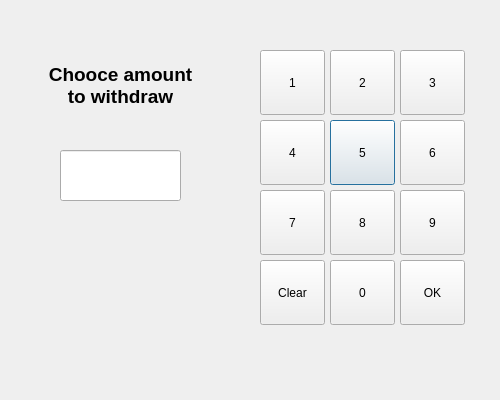
<?xml version="1.0" encoding="UTF-8"?>
<ui version="4.0">
 <class>OtherAmountWithdrawal</class>
 <widget class="QDialog" name="OtherAmountWithdrawal">
  <property name="geometry">
   <rect>
    <x>0</x>
    <y>0</y>
    <width>500</width>
    <height>400</height>
   </rect>
  </property>
  <property name="windowTitle">
   <string>Dialog</string>
  </property>
  <widget class="QLineEdit" name="textAmount">
   <property name="geometry">
    <rect>
     <x>60</x>
     <y>150</y>
     <width>121</width>
     <height>51</height>
    </rect>
   </property>
   <property name="font">
    <font>
     <pointsize>14</pointsize>
     <bold>true</bold>
    </font>
   </property>
  </widget>
  <widget class="QLabel" name="label_OA_header">
   <property name="geometry">
    <rect>
     <x>20</x>
     <y>50</y>
     <width>201</width>
     <height>71</height>
    </rect>
   </property>
   <property name="font">
    <font>
     <pointsize>14</pointsize>
     <bold>true</bold>
    </font>
   </property>
   <property name="text">
    <string>Chooce amount 
to withdraw</string>
   </property>
   <property name="alignment">
    <set>Qt::AlignmentFlag::AlignCenter</set>
   </property>
  </widget>
  <widget class="QPushButton" name="btn5">
   <property name="geometry">
    <rect>
     <x>330</x>
     <y>120</y>
     <width>65</width>
     <height>65</height>
    </rect>
   </property>
   <property name="text">
    <string>5</string>
   </property>
  </widget>
  <widget class="QPushButton" name="btn2">
   <property name="geometry">
    <rect>
     <x>330</x>
     <y>50</y>
     <width>65</width>
     <height>65</height>
    </rect>
   </property>
   <property name="text">
    <string>2</string>
   </property>
  </widget>
  <widget class="QPushButton" name="btn9">
   <property name="geometry">
    <rect>
     <x>400</x>
     <y>190</y>
     <width>65</width>
     <height>65</height>
    </rect>
   </property>
   <property name="text">
    <string>9</string>
   </property>
  </widget>
  <widget class="QPushButton" name="btn0">
   <property name="geometry">
    <rect>
     <x>330</x>
     <y>260</y>
     <width>65</width>
     <height>65</height>
    </rect>
   </property>
   <property name="text">
    <string>0</string>
   </property>
  </widget>
  <widget class="QPushButton" name="btnOK">
   <property name="geometry">
    <rect>
     <x>400</x>
     <y>260</y>
     <width>65</width>
     <height>65</height>
    </rect>
   </property>
   <property name="text">
    <string>OK</string>
   </property>
  </widget>
  <widget class="QPushButton" name="btn1">
   <property name="geometry">
    <rect>
     <x>260</x>
     <y>50</y>
     <width>65</width>
     <height>65</height>
    </rect>
   </property>
   <property name="text">
    <string>1</string>
   </property>
  </widget>
  <widget class="QPushButton" name="btn3">
   <property name="geometry">
    <rect>
     <x>400</x>
     <y>50</y>
     <width>65</width>
     <height>65</height>
    </rect>
   </property>
   <property name="text">
    <string>3</string>
   </property>
  </widget>
  <widget class="QPushButton" name="btn4">
   <property name="geometry">
    <rect>
     <x>260</x>
     <y>120</y>
     <width>65</width>
     <height>65</height>
    </rect>
   </property>
   <property name="text">
    <string>4</string>
   </property>
  </widget>
  <widget class="QPushButton" name="btnClear">
   <property name="geometry">
    <rect>
     <x>260</x>
     <y>260</y>
     <width>65</width>
     <height>65</height>
    </rect>
   </property>
   <property name="text">
    <string>Clear</string>
   </property>
  </widget>
  <widget class="QPushButton" name="btn6">
   <property name="geometry">
    <rect>
     <x>400</x>
     <y>120</y>
     <width>65</width>
     <height>65</height>
    </rect>
   </property>
   <property name="text">
    <string>6</string>
   </property>
  </widget>
  <widget class="QPushButton" name="btn8">
   <property name="geometry">
    <rect>
     <x>330</x>
     <y>190</y>
     <width>65</width>
     <height>65</height>
    </rect>
   </property>
   <property name="text">
    <string>8</string>
   </property>
  </widget>
  <widget class="QPushButton" name="btn7">
   <property name="geometry">
    <rect>
     <x>260</x>
     <y>190</y>
     <width>65</width>
     <height>65</height>
    </rect>
   </property>
   <property name="text">
    <string>7</string>
   </property>
  </widget>
  <widget class="QLabel" name="label_errorText">
   <property name="geometry">
    <rect>
     <x>30</x>
     <y>220</y>
     <width>211</width>
     <height>161</height>
    </rect>
   </property>
   <property name="font">
    <font>
     <pointsize>12</pointsize>
    </font>
   </property>
   <property name="text">
    <string/>
   </property>
   <property name="alignment">
    <set>Qt::AlignmentFlag::AlignLeading|Qt::AlignmentFlag::AlignLeft|Qt::AlignmentFlag::AlignTop</set>
   </property>
  </widget>
 </widget>
 <resources/>
 <connections/>
</ui>
